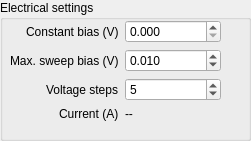
   <widget class="QGroupBox" name="electrical_box">
    <property name="enabled">
     <bool>true</bool>
    </property>
    <property name="geometry">
     <rect>
      <x>20</x>
      <y>490</y>
      <width>251</width>
      <height>141</height>
     </rect>
    </property>
    <property name="title">
     <string>Electrical settings</string>
    </property>
    <widget class="QWidget" name="formLayoutWidget">
     <property name="geometry">
      <rect>
       <x>10</x>
       <y>20</y>
       <width>211</width>
       <height>105</height>
      </rect>
     </property>
     <layout class="QFormLayout" name="formLayout_bias">
      <property name="labelAlignment">
       <set>Qt::AlignRight|Qt::AlignTrailing|Qt::AlignVCenter</set>
      </property>
      <property name="horizontalSpacing">
       <number>6</number>
      </property>
      <item row="1" column="0">
       <widget class="QLabel" name="max_bias_label">
        <property name="text">
         <string>Max. sweep bias (V)</string>
        </property>
       </widget>
      </item>
      <item row="1" column="1">
       <widget class="QDoubleSpinBox" name="max_bias">
        <property name="sizePolicy">
         <sizepolicy hsizetype="Ignored" vsizetype="Fixed">
          <horstretch>0</horstretch>
          <verstretch>0</verstretch>
         </sizepolicy>
        </property>
        <property name="decimals">
         <number>3</number>
        </property>
        <property name="minimum">
         <double>-60.000000000000000</double>
        </property>
        <property name="maximum">
         <double>50.000000000000000</double>
        </property>
        <property name="singleStep">
         <double>0.010000000000000</double>
        </property>
        <property name="value">
         <double>0.010000000000000</double>
        </property>
       </widget>
      </item>
      <item row="2" column="0">
       <widget class="QLabel" name="voltage_steps_label">
        <property name="text">
         <string>Voltage steps</string>
        </property>
       </widget>
      </item>
      <item row="2" column="1">
       <widget class="QSpinBox" name="voltage_steps">
        <property name="sizePolicy">
         <sizepolicy hsizetype="Ignored" vsizetype="Fixed">
          <horstretch>0</horstretch>
          <verstretch>0</verstretch>
         </sizepolicy>
        </property>
        <property name="minimum">
         <number>1</number>
        </property>
        <property name="maximum">
         <number>100</number>
        </property>
        <property name="value">
         <number>5</number>
        </property>
       </widget>
      </item>
      <item row="0" column="0">
       <widget class="QLabel" name="constant_bias_label">
        <property name="text">
         <string>Constant bias (V)</string>
        </property>
       </widget>
      </item>
      <item row="0" column="1">
       <widget class="QDoubleSpinBox" name="set_constant_bias">
        <property name="sizePolicy">
         <sizepolicy hsizetype="Ignored" vsizetype="Fixed">
          <horstretch>0</horstretch>
          <verstretch>0</verstretch>
         </sizepolicy>
        </property>
        <property name="decimals">
         <number>3</number>
        </property>
        <property name="minimum">
         <double>0.000000000000000</double>
        </property>
        <property name="maximum">
         <double>60.000000000000000</double>
        </property>
        <property name="singleStep">
         <double>0.001000000000000</double>
        </property>
        <property name="value">
         <double>0.000000000000000</double>
        </property>
       </widget>
      </item>
      <item row="3" column="0">
       <widget class="QLabel" name="current_label">
        <property name="text">
         <string>Current (A)</string>
        </property>
       </widget>
      </item>
      <item row="3" column="1">
       <widget class="QLabel" name="current_display">
        <property name="sizePolicy">
         <sizepolicy hsizetype="Ignored" vsizetype="Preferred">
          <horstretch>0</horstretch>
          <verstretch>0</verstretch>
         </sizepolicy>
        </property>
        <property name="text">
         <string>--</string>
        </property>
       </widget>
      </item>
     </layout>
    </widget>
   </widget>
